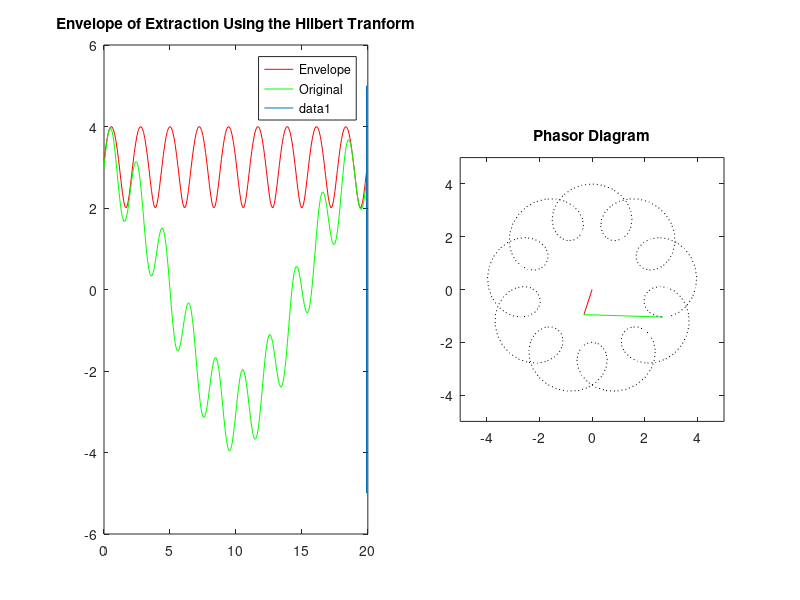

Source code (MATLAB):
t = 0:0.1:20-0.1;
x1 = 3*cos(2*pi*t/20); 
x2 = sin(2*pi*t/2);
x = x1 + x2;
h1 = hilbert(x1);
h2 = hilbert(x2);
h = hilbert(x);

p1 = real(h1)+real(h2);
p2 = imag(h1)+imag(h2);
plim = max(abs(h))+1;

scrsz = get(0,'ScreenSize');
figure('Position',[100 100 scrsz(3)-200 scrsz(4)-200])
subplot(121);
plot(t,abs(h),'r',t,x,'g');
legend('Envelope','Original');
hold on;
sweepLine = line([t(1) t(1)],[-plim plim]);
hold off;
title('Envelope of Extraction Using the Hilbert Tranform');
subplot(122);
axis([-plim plim -plim plim]);
title('Phasor Diagram');
axis square;
for i = 1:length(t)
    subplot(122);
    plot([0 real(h2(i))],[0 imag(h2(i))],'Color','r');
    hold on;
    plot([real(h2(i)) real(h1(i))+real(h2(i))],...
        [imag(h2(i)) imag(h1(i))+imag(h2(i))],'Color','g');
    plot(p1(1:i),p2(1:i),'k:');
    hold off;
    axis([-plim plim -plim plim]);
    axis square;
    title('Phasor Diagram');
    set(sweepLine,'XData',[t(i) t(i)]);
    F(i) = getframe; %#ok<SAGROW>
end
